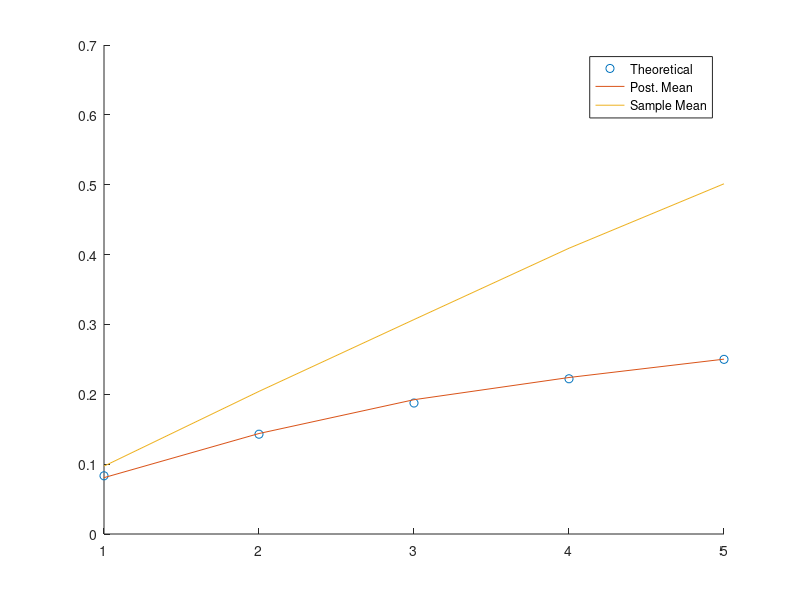

The MATLAB source for this figure:

clc
clear all
close all
p = zeros(3, 1);
q = zeros(3, 1);
r = zeros(3, 1);
A = 3;
for j = 1:5
    N = 10;
    sg_n = sqrt(j);
    samp = 10000;

    arr_mse = zeros(samp, 1);
    arr_smean = zeros(samp, 1);

    mse = @(u, v) mean((u - v).^2);
    for i = 1:samp
        mu_a = 1;
        sg_a = sqrt(0.5);
        
        A = normrnd(mu_a, sg_a);
        x = normrnd(A, sg_n, N, 1);
        
        M = sum(x)/sg_n^2 + mu_a/sg_a^2;
        C = N/sg_n^2 + 1/sg_a^2;

        A_e = M/C;
        arr_mse(i) = mse(A, A_e);
        arr_smean(i) = mse(A, mean(x));
    end

    disp(['Var: ' num2str(j)])
    mse_exp = mean(arr_mse)
    mse_smean = mean(arr_smean)

    % Theoretical
    mse_t = 1/(C)
    p(j) = mse_t;
    q(j) = mse_exp;
    r(j) = mse_smean;
end
%%
figure(1)
clf
hold on
plot(p, 'o')
plot(q)
plot(r)
legend('Theoretical', 'Post. Mean', 'Sample Mean');
hold off